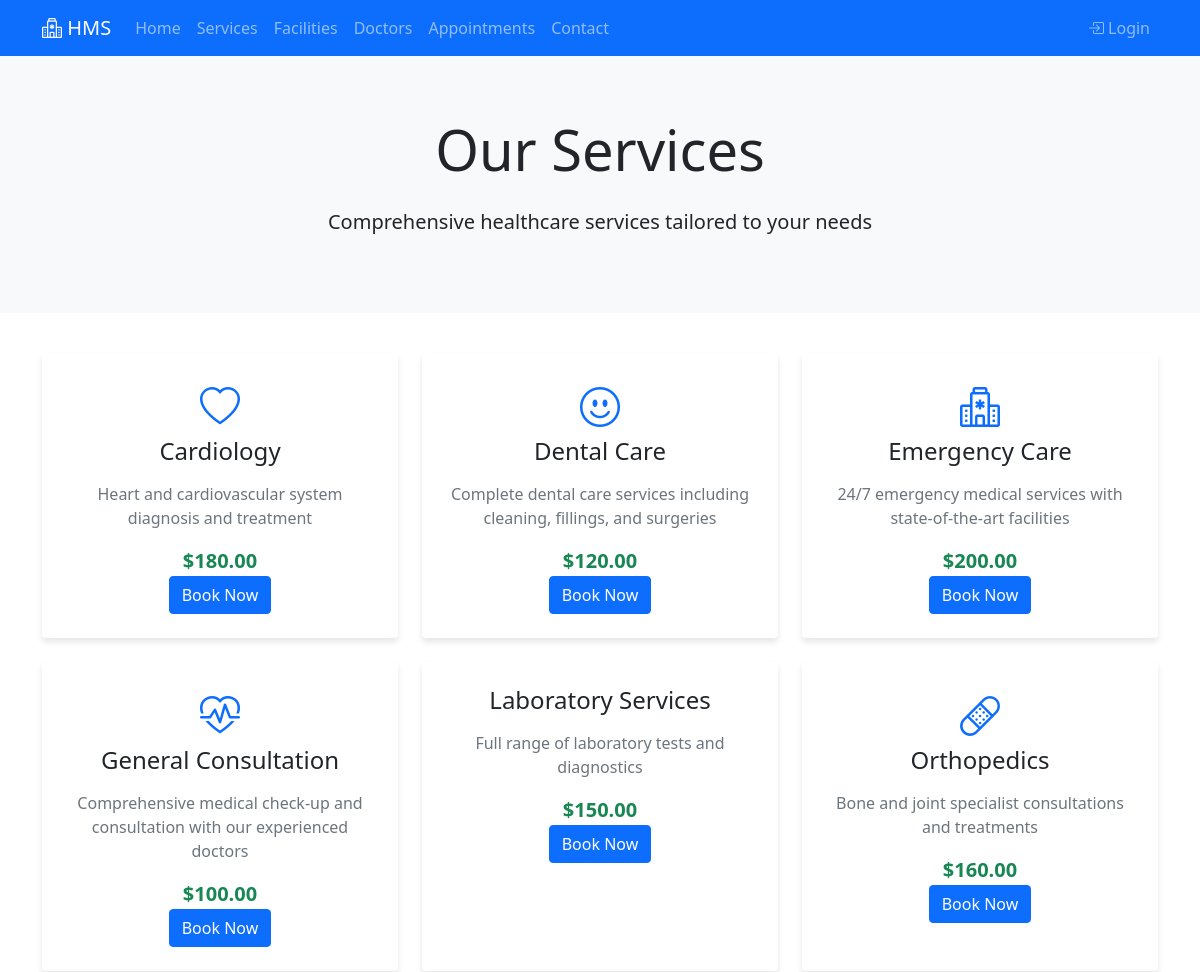
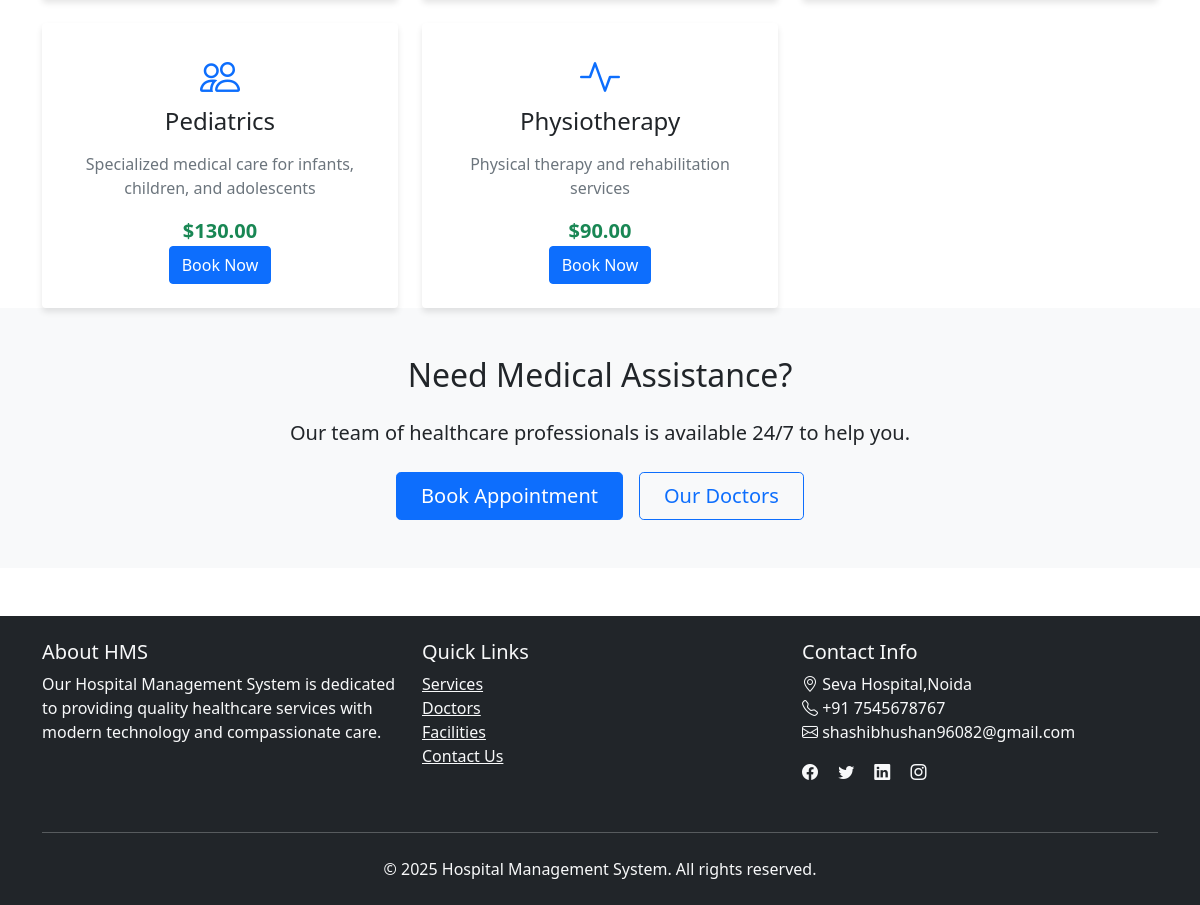
The app's page /public/services.php with its own data (2 pictures, top to bottom).
### tables this page shows
CREATE TABLE IF NOT EXISTS services (
    id INT PRIMARY KEY AUTO_INCREMENT,
    name VARCHAR(100) NOT NULL,
    description TEXT,
    icon VARCHAR(50) NOT NULL,
    cost DECIMAL(10,2) DEFAULT 0.00,
    status ENUM('active', 'inactive') DEFAULT 'active',
    created_at TIMESTAMP DEFAULT CURRENT_TIMESTAMP,
    updated_at TIMESTAMP DEFAULT CURRENT_TIMESTAMP ON UPDATE CURRENT_TIMESTAMP
);

### public/services.php (the view, shortened to what this page needs)
<?php
try {
    $conn = getDBConnection();
    $sql = "SELECT * FROM services WHERE status = 'active' ORDER BY name";
    $result = $conn->query($sql);
    $services = [];
    while ($row = $result->fetch_assoc()) {
        $services[] = $row;
    }
} catch (Exception $e) {
    error_log("Services page error: " . $e->getMessage());
    $error = "Error loading services: " . $e->getMessage();
}
?>
<!DOCTYPE html>
<html lang="en">
<head>
    <link href="https://cdn.jsdelivr.net/npm/bootstrap@5.1.3/dist/css/bootstrap.min.css" rel="stylesheet">
    <link href="https://cdn.jsdelivr.net/npm/bootstrap-icons@1.7.2/font/bootstrap-icons.css" rel="stylesheet">
</head>
<body>
    <?php include '../includes/public_navbar.php'; ?>
    <section class="hero-section">
        <div class="container text-center">
            <h1 class="display-4 mb-4">Our Services</h1>
            <p class="lead">Comprehensive healthcare services tailored to your needs</p>
        </div>
    </section>
    <section class="services-section">
        <div class="container">
            <?php if (empty($services)): ?>
                <div class="alert alert-info text-center">
                    No services are currently available. Please check back later.
                </div>
            <?php else: ?>
                <div class="row g-4">
                    <?php foreach ($services as $service): ?>
                        <div class="col-md-4">
                            <div class="card service-card h-100">
                                <div class="card-body text-center p-4">
                                    <i class="bi <?php echo htmlspecialchars($service['icon']); ?> service-icon"></i>
                                    <h4 class="card-title mb-3"><?php echo htmlspecialchars($service['name']); ?></h4>
                                    <p class="card-text text-muted"><?php echo htmlspecialchars($service['description']); ?></p>
                                    <div class="service-price">
                                        <?php
                                        if (isset($service['cost']) && $service['cost'] !== null) {
                                            echo '$' . number_format((float)$service['cost'], 2);
                                        } else {
                                            echo 'Price on request';
                                        }
                                        ?>
                                    </div>
                                    <a href="appointments.php" class="btn btn-primary">Book Now</a>
                                </div>
                            </div>
                        </div>
                    <?php endforeach; ?>
                </div>
            <?php endif; ?>
        </div>
    </section>
    <section class="bg-light py-5">
        <div class="container text-center">
            <h2 class="mb-4">Need Medical Assistance?</h2>
            <p class="lead mb-4">Our team of healthcare professionals is available 24/7 to help you.</p>
            <div class="d-flex justify-content-center gap-3">
                <a href="appointments.php" class="btn btn-primary btn-lg px-4">Book Appointment</a>
                <a href="doctors.php" class="btn btn-outline-primary btn-lg px-4">Our Doctors</a>
            </div>
        </div>
    </section>
    <?php include '../includes/footer.php'; ?>
</body>
</html>

### public/services.php (style rules this page uses)
.hero-section { background-color: #f8f9fa; padding: 60px 0; margin-bottom: 40px; }
.service-card { transition: transform 0.3s ease; border: none; box-shadow: 0 4px 6px rgba(0, 0, 0, 0.1); }
.service-icon { font-size: 2.5rem; color: #0d6efd; margin-bottom: 1rem; }
.service-price { font-size: 1.25rem; font-weight: bold; color: #198754; margin-top: 1rem; }

### records on screen
services: name "Cardiology", description "Heart and cardiovascular system diagnosis and treatment", cost "180.00"
services: name "Dental Care", description "Complete dental care services including cleaning, fillings, and surgeries", cost "120.00"
services: name "Emergency Care", description "24/7 emergency medical services with state-of-the-art facilities", cost "200.00"
services: name "General Consultation", description "Comprehensive medical check-up and consultation with our experienced doctors", cost "100.00"
services: name "Laboratory Services", description "Full range of laboratory tests and diagnostics", cost "150.00"
services: name "Orthopedics", description "Bone and joint specialist consultations and treatments", cost "160.00"
services: name "Pediatrics", description "Specialized medical care for infants, children, and adolescents", cost "130.00"
services: name "Physiotherapy", description "Physical therapy and rehabilitation services", cost "90.00"
